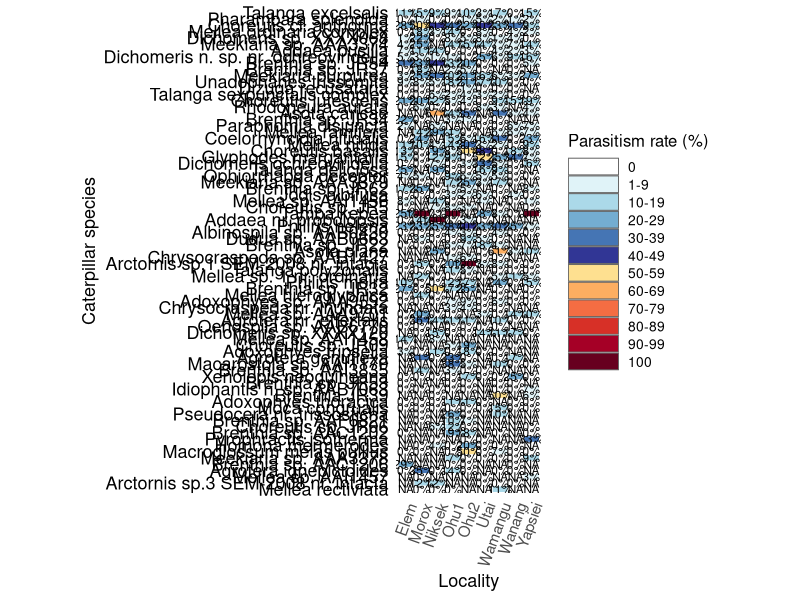
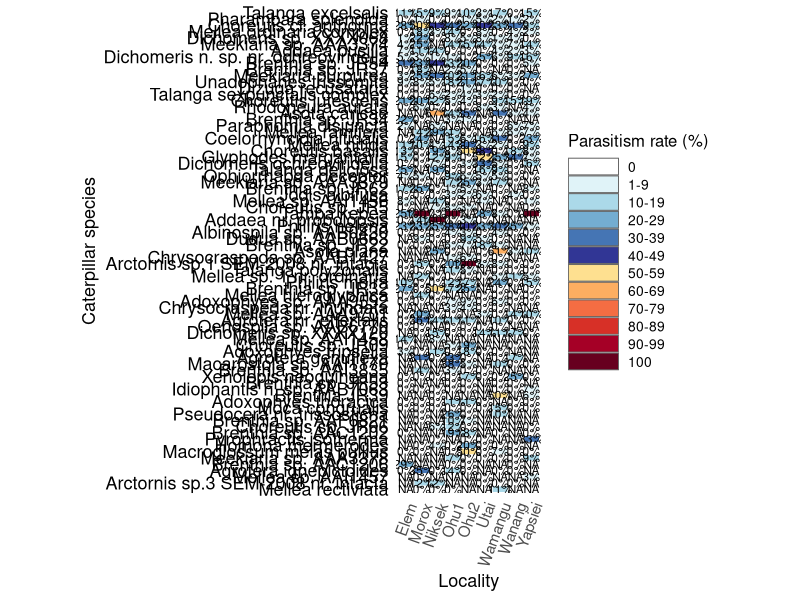
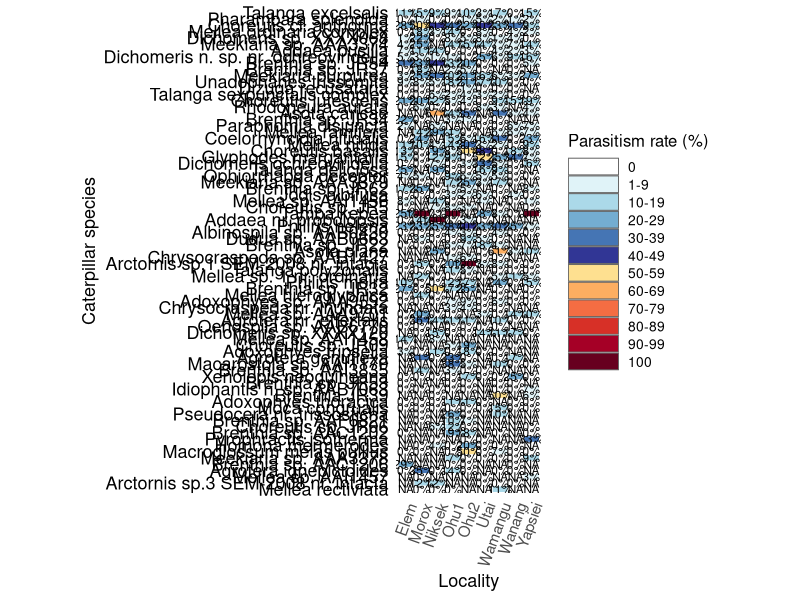

Write R code to recreate these figures, in order.
# ============================================================
# 06b_parasitism_heatmap.R   >>> STANDALONE (analysis + figure) <<<
# Study: Spatial turnover amplifies with trophic level in
#        hyperdiverse food webs (Libra et al.)
#
# Fig. S9: heatmap of parasitism rate for common caterpillar species
# (>= 50 individuals across the study area), across all localities.
# Species ordered by decreasing total abundance (most abundant on top);
# parasitism rate binned in 10% intervals (1-9, 10-19, ..., 90-99, 100).
#
# NOTE: Ohu2 is KEPT here (all localities shown).
# ============================================================

library(dplyr)
library(tidyr)
library(ggplot2)
library(forcats)
library(readxl)
library(here)
library(grid)       # unit()
library(svglite)    # clean SVG export

# ------------------------------------------------------------
# 1. Load data (robust load; Ohu2 kept)
# ------------------------------------------------------------
MASTER <- read_excel(here("DATA/MASTER.xlsx"), guess_max = 1048576) %>%
  as_tibble() %>%
  rename(
    CAT_sp = CAT_scientific_name,
    PAR_sp = PAR_species_code
  ) %>%
  mutate(PAR_sp = na_if(as.character(PAR_sp), ""))

all_localities <- sort(unique(MASTER$locality))   # includes Ohu2

# ------------------------------------------------------------
# 2. Common caterpillars (>= 50 individuals) + parasitism flag
# ------------------------------------------------------------
common_cats <- MASTER %>%
  filter(!is.na(CAT_sp)) %>%
  count(CAT_sp, name = "total_abundance") %>%
  filter(total_abundance >= 50)

MASTER_common_cats <- MASTER %>%
  filter(CAT_sp %in% common_cats$CAT_sp) %>%
  mutate(parasitized = ifelse(!is.na(PAR_sp) & PAR_sp != "", 1L, 0L))

# ------------------------------------------------------------
# 3. Parasitism rate per species x locality
# ------------------------------------------------------------
species_locality_raw <- MASTER_common_cats %>%
  group_by(CAT_sp, locality) %>%
  summarise(
    n_total         = n(),
    n_parasitized   = sum(parasitized, na.rm = TRUE),
    parasitism_rate = ifelse(n_total > 0, 100 * n_parasitized / n_total, NA_real_),
    .groups = "drop"
  )

# Complete grid: explicit absences (species not at a locality) -> NA rate
species_locality_complete <- species_locality_raw %>%
  group_by(CAT_sp) %>%
  complete(locality = all_localities) %>%
  ungroup() %>%
  mutate(
    n_total         = replace_na(n_total, 0L),
    n_parasitized   = replace_na(n_parasitized, 0L),
    parasitism_rate = ifelse(n_total == 0, NA_real_, parasitism_rate)
  )

# ------------------------------------------------------------
# 4. Heatmap data + ordering (most abundant on top)
# ------------------------------------------------------------
heatmap_df <- species_locality_complete %>%
  left_join(common_cats, by = "CAT_sp") %>%
  mutate(
    CAT_sp   = fct_reorder(CAT_sp, total_abundance),
    locality = factor(locality, levels = all_localities)
  )

# ------------------------------------------------------------
# 5. Binning (10% intervals: 1-9, 10-19, ..., 90-99, 100) + 0%
# ------------------------------------------------------------
breaks_vec <- c(0, 9, seq(19, 99, by = 10), 100)
labels_vec <- c(
  "1-9%",
  paste0(seq(10, 90, by = 10), "-", seq(19, 99, by = 10), "%"),
  "100%"
)
possible_bins <- c("0%", labels_vec)

heatmap_df <- heatmap_df %>%
  mutate(
    parasitism_bin = case_when(
      is.na(parasitism_rate) ~ NA_character_,
      parasitism_rate == 0   ~ "0%",
      TRUE ~ as.character(cut(parasitism_rate, breaks = breaks_vec,
                              include.lowest = TRUE, right = TRUE, labels = labels_vec))
    ),
    parasitism_bin = factor(parasitism_bin, levels = possible_bins),
    label_text = case_when(
      n_total == 0         ~ "NA",
      parasitism_rate == 0 ~ "0%",
      TRUE                 ~ paste0(round(parasitism_rate), "%")
    )
  )

# ------------------------------------------------------------
# 6. Colourblind-safe palette  >>> EXACT COLOURS - DO NOT CHANGE <<<
# ------------------------------------------------------------
palette_cb_safe <- c(
  "0%"     = "#FFFFFF",
  "1-9%"   = "#E0F3F8",
  "10-19%" = "#ABD9E9",
  "20-29%" = "#74ADD1",
  "30-39%" = "#4575B4",
  "40-49%" = "#313695",
  "50-59%" = "#FEE090",
  "60-69%" = "#FDAE61",
  "70-79%" = "#F46D43",
  "80-89%" = "#D73027",
  "90-99%" = "#A50026",
  "100%"   = "#67001F"
)

# ------------------------------------------------------------
# 7. Figure S9
# ------------------------------------------------------------
# Invisible dummy layer: one tile per bin so EVERY colour appears in the legend,
# even bins with no data. alpha = 0 keeps them invisible in the plot.
legend_dummy <- data.frame(
  locality       = factor(all_localities[1], levels = all_localities),
  CAT_sp         = factor(levels(heatmap_df$CAT_sp)[1], levels = levels(heatmap_df$CAT_sp)),
  parasitism_bin = factor(possible_bins, levels = possible_bins)
)

p_heatmap <- ggplot(heatmap_df,
                    aes(x = locality, y = CAT_sp, fill = parasitism_bin)) +
  geom_tile(data = legend_dummy, alpha = 0) +          # invisible; forces full legend
  geom_tile(color = "white", linewidth = 0.25) +
  geom_text(aes(label = label_text), size = 3.0, color = "black", na.rm = TRUE) +
  scale_fill_manual(values = palette_cb_safe,
                    breaks = names(palette_cb_safe),   # force ALL bins into the legend
                    limits = names(palette_cb_safe),   # full palette as the scale domain
                    drop = FALSE, na.value = "grey90", na.translate = FALSE,
                    labels = function(x) gsub("%", "", x)) +
  guides(fill = guide_legend(override.aes = list(alpha = 1, colour = "grey40", linewidth = 0.3))) +
  coord_fixed(ratio = 0.4) +
  labs(x = "Locality", y = "Caterpillar species", fill = "Parasitism rate (%)") +
  theme_minimal(base_size = 13) +
  theme(
    axis.text.x       = element_text(angle = 70, hjust = 1, vjust = 1, size = 11),
    axis.text.y       = element_text(size = 13, color = "black"),
    axis.title.x      = element_text(size = 13, color = "black"),
    axis.title.y      = element_text(size = 13, color = "black"),
    legend.title      = element_text(size = 12),
    legend.text       = element_text(size = 10),
    panel.grid        = element_blank(),
    legend.key.height = unit(0.45, "cm"),
    legend.key.width  = unit(1.3, "cm"),
    plot.background   = element_rect(fill = "white", color = NA)
  )

# ------------------------------------------------------------
# 8. Export
# ------------------------------------------------------------
dir.create("output/fig", showWarnings = FALSE, recursive = TRUE)
ggsave("output/fig/Figure_S9_parasitism_heatmap.svg", p_heatmap,
       width = 220, height = 280, units = "mm", device = svglite)
ggsave("output/fig/Figure_S9_parasitism_heatmap.pdf", p_heatmap,
       width = 220, height = 280, units = "mm")
ggsave("output/fig/Figure_S9_parasitism_heatmap.png", p_heatmap,
       width = 220, height = 280, units = "mm", dpi = 300)
